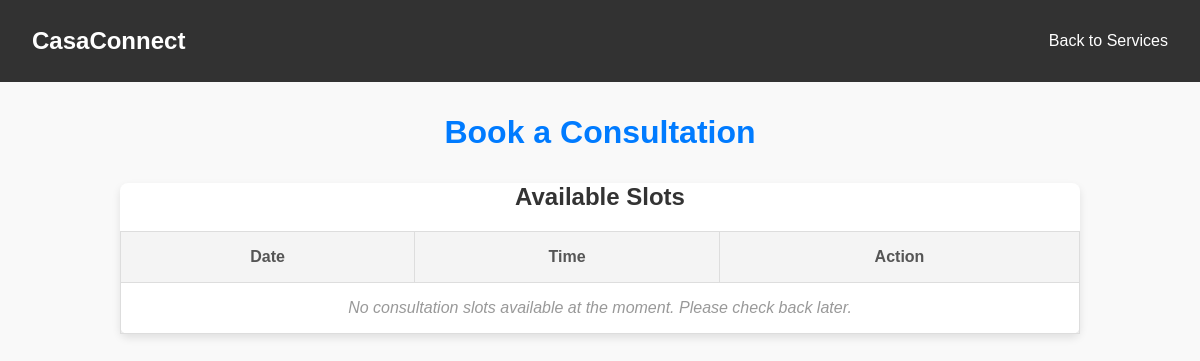
/Actions/consultation.php, run on an earlier commit of the app's database.
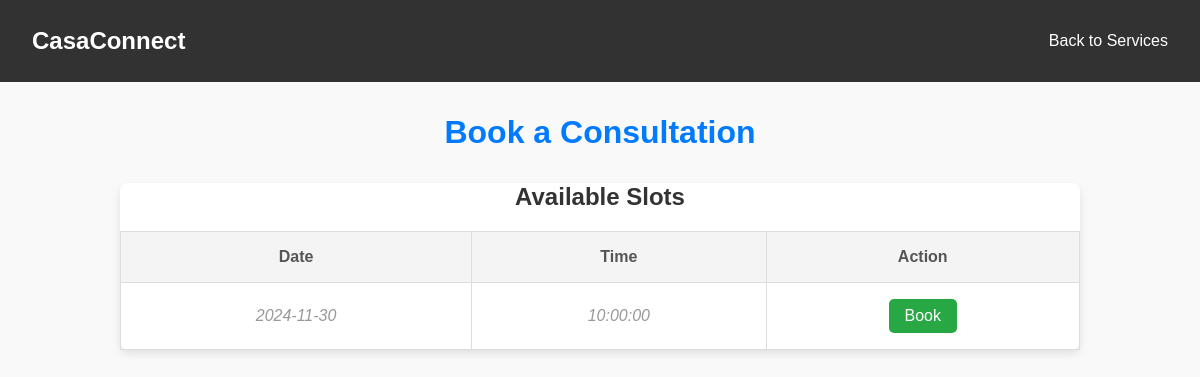
And on a later commit of the database.
### tables this page shows
CREATE TABLE `consultation_slots` (
    `id` INT AUTO_INCREMENT PRIMARY KEY,        
    `date` DATE NOT NULL,                       
    `time` TIME NOT NULL,                       
    `status` ENUM('available', 'booked') DEFAULT 'available',  
    `user_id` INT DEFAULT NULL,                 
    `created_at` TIMESTAMP DEFAULT CURRENT_TIMESTAMP,  
    FOREIGN KEY (`user_id`) REFERENCES `users`(`id`) ON DELETE SET NULL  
);

### Functions/consultation_func.php (called while the page is built, shortened)
<?php
function getAvailableConsultationSlots($conn) {
    $stmt = $conn->prepare("SELECT id, date, time, status FROM consultation_slots WHERE status IN ('available', 'booked')");
    $stmt->execute();
    $result = $stmt->get_result();
    return $result->fetch_all(MYSQLI_ASSOC);
}
?>

### Actions/consultation.php (the view, shortened to what this page needs)
<?php
include '../db/config.php';
include '../functions/consultation_func.php';
$slots = getAvailableConsultationSlots($conn);
?>
<!DOCTYPE html>
<html lang="en">
<head>
    <link rel="stylesheet" href="../css/consultation.css">
</head>
<body>
    <header>
        <nav class="navbar">
            <div class="logo">CasaConnect</div>
            <ul class="nav-links">
                <li><a href="services.php">Back to Services</a></li>
            </ul>
        </nav>
    </header>
    <main>
        <h1>Book a Consultation</h1>
        <div id="available-slots">
            <h2>Available Slots</h2>
            <table border="1">
                <thead>
                    <tr>
                        <th>Date</th>
                        <th>Time</th>
                        <th>Action</th>
                    </tr>
                </thead>
                <tbody>
                    <?php if (count($slots) > 0): ?>
                        <?php foreach ($slots as $slot): ?>
                            <tr>
                                <td><?= htmlspecialchars($slot['date']) ?></td>
                                <td><?= htmlspecialchars($slot['time']) ?></td>
                                <td>
                                    <?php if ($slot['status'] === 'available'): ?>
                                        <form method="POST" action="../actions/book_slot.php">
                                            <button type="submit" class="book-btn">Book</button>
                                        </form>
                                    <?php endif; ?>
                                </td>
                            </tr>
                        <?php endforeach; ?>
                    <?php else: ?>
                        <tr>
                            <td colspan="3">No consultation slots available at the moment. Please check back later.</td>
                        </tr>
                    <?php endif; ?>
                </tbody>
            </table>
        </div>
    </main>
</body>
</html>

### Css/consultation.css (style rules this page uses)
body { margin: 0; font-family: Arial, sans-serif; background-color: #f9f9f9; color: #333; }
header { background: rgba(0, 0, 0, 0.8); padding: 1rem 2rem; color: white; }
.navbar { display: flex; justify-content: space-between; align-items: center; }
.navbar .logo { font-size: 1.5rem; font-weight: bold; }
.nav-links { list-style: none; display: flex; gap: 1rem; }
.nav-links a { color: white; text-decoration: none; }
h1 { text-align: center; margin-top: 2rem; color: #007BFF; }
#available-slots { text-align: center; margin: 2rem auto; width: 80%; background: white; box-shadow: 0 4px 8px rgba(0, 0, 0, 0.1); border-radius: 8px; }
#available-slots table { width: 100%; border-collapse: collapse; }
#available-slots th, #available-slots td { border: 1px solid #ddd; padding: 1rem; text-align: center; }
#available-slots th { background-color: #f4f4f4; font-weight: bold; color: #555; }
.book-btn { background-color: #28a745; color: white; border: none; padding: 0.5rem 1rem; border-radius: 5px; cursor: pointer; font-size: 1rem; transition: background-color 0.3s ease, transform 0.1s; }
#available-slots tbody tr td { color: #999; font-style: italic; }

What changed in the data, as far as the page shows it:
added consultation_slots: date "2024-11-30", time "10:00:00"
Also different on the page:
text no longer shown: "No consultation slots available at the moment. Please check back later."
